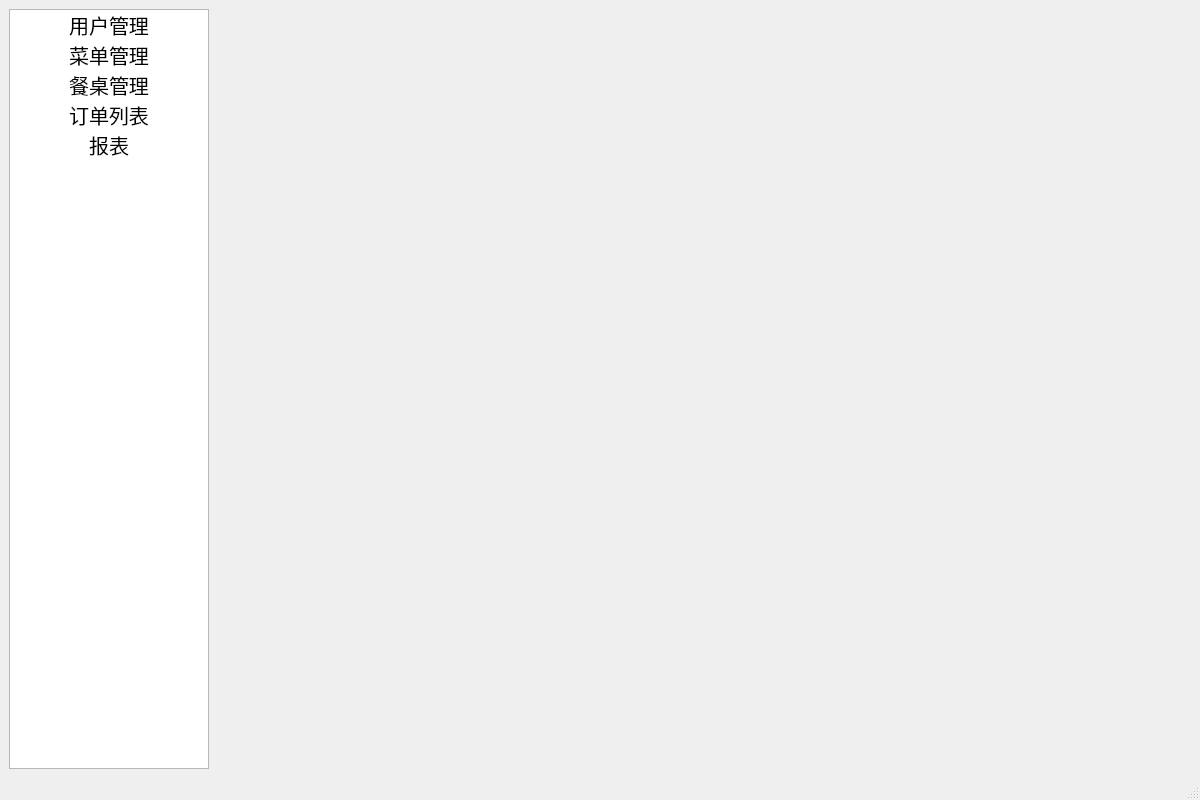
<?xml version="1.0" encoding="UTF-8"?>
<ui version="4.0">
 <class>MainWindow</class>
 <widget class="QMainWindow" name="MainWindow">
  <property name="geometry">
   <rect>
    <x>0</x>
    <y>0</y>
    <width>1200</width>
    <height>800</height>
   </rect>
  </property>
  <property name="minimumSize">
   <size>
    <width>1200</width>
    <height>800</height>
   </size>
  </property>
  <property name="windowTitle">
   <string>点餐系统管理后台</string>
  </property>
  <widget class="QWidget" name="centralwidget">
   <layout class="QVBoxLayout" name="verticalLayout">
    <item>
     <layout class="QHBoxLayout" name="horizontalLayout">
      <item>
       <widget class="QListWidget" name="listWidget">
        <property name="maximumSize">
         <size>
          <width>200</width>
          <height>16777215</height>
         </size>
        </property>
        <item>
         <property name="text">
          <string>用户管理</string>
         </property>
         <property name="font">
          <font>
           <pointsize>15</pointsize>
          </font>
         </property>
         <property name="textAlignment">
          <set>AlignCenter</set>
         </property>
        </item>
        <item>
         <property name="text">
          <string>菜单管理</string>
         </property>
         <property name="font">
          <font>
           <pointsize>15</pointsize>
          </font>
         </property>
         <property name="textAlignment">
          <set>AlignCenter</set>
         </property>
        </item>
        <item>
         <property name="text">
          <string>餐桌管理</string>
         </property>
         <property name="font">
          <font>
           <pointsize>15</pointsize>
          </font>
         </property>
         <property name="textAlignment">
          <set>AlignCenter</set>
         </property>
        </item>
        <item>
         <property name="text">
          <string>订单列表</string>
         </property>
         <property name="font">
          <font>
           <pointsize>15</pointsize>
          </font>
         </property>
         <property name="textAlignment">
          <set>AlignCenter</set>
         </property>
        </item>
        <item>
         <property name="text">
          <string>报表</string>
         </property>
         <property name="font">
          <font>
           <pointsize>15</pointsize>
          </font>
         </property>
         <property name="textAlignment">
          <set>AlignCenter</set>
         </property>
        </item>

       </widget>
      </item>
      <item>
       <widget class="QStackedWidget" name="stackedWidget">
       </widget>
      </item>
     </layout>
    </item>
   </layout>
  </widget>
  <widget class="QMenuBar" name="menubar">
   <property name="geometry">
    <rect>
     <x>0</x>
     <y>0</y>
     <width>1200</width>
     <height>21</height>
    </rect>
   </property>
  </widget>
  <widget class="QStatusBar" name="statusbar"/>
 </widget>
 <resources/>
 <connections/>
</ui>
